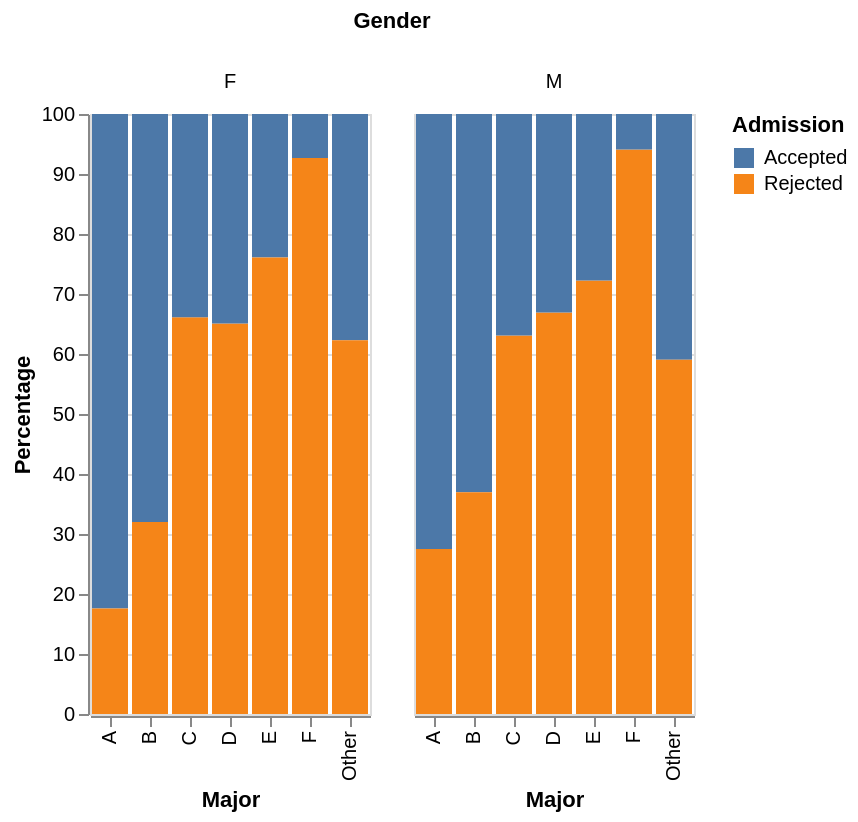

Notebook code for this chart:
### Code cell
base = alt.Chart(round4).transform_aggregate(
    count='count()',
    groupby=['Gender', 'Major', 'Admission']
).transform_joinaggregate(
    total='sum(count)',
    groupby=['Gender', 'Major']
).transform_calculate(
    percentage='100 * datum.count / datum.total'
)

# Create the visualization
base.mark_bar().encode(
    x='Major:N',
    y=alt.Y('percentage:Q', title='Percentage'),
    color='Admission:N',
    column='Gender:N'
)

### Figure 1 — Vega-Lite specification as saved in the notebook (floating-point values rounded to 4 significant figures; data arrays with more than 128 entries replaced by an {"elided": "..."} marker saying what was removed)
{"config": {"view": {"continuousWidth": 300, "continuousHeight": 300}}, "data": {"name": "data-a6bb248ab7dccb1c286c67831504de20"}, "mark": {"type": "bar"}, "encoding": {"color": {"field": "Admission", "type": "nominal"}, "column": {"field": "Gender", "type": "nominal"}, "x": {"field": "Major", "type": "nominal"}, "y": {"field": "percentage", "title": "Percentage", "type": "quantitative"}}, "transform": [{"aggregate": [{"op": "count", "as": "count"}], "groupby": ["Gender", "Major", "Admission"]}, {"joinaggregate": [{"op": "sum", "field": "count", "as": "total"}], "groupby": ["Gender", "Major"]}, {"calculate": "100 * datum.count / datum.total", "as": "percentage"}], "$schema": "https://vega.github.io/schema/vega-lite/v5.20.1.json", "datasets": {"data-a6bb248ab7dccb1c286c67831504de20": {"elided": "12763 records"}}}
